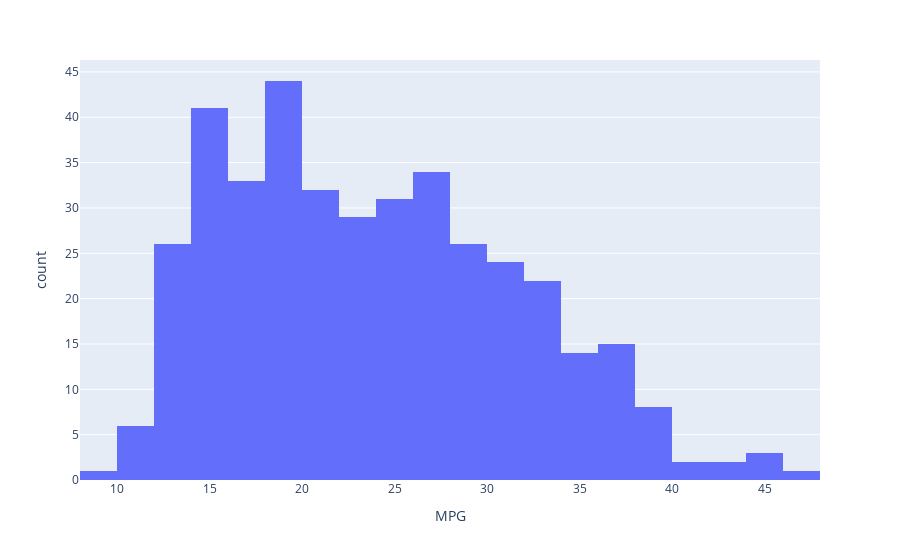

Notebook source saved alongside this figure:
### Code cell
from ipywidgets import interact, interactive, fixed, interact_manual
import plotly.express as px

@interact(feature=['MPG', 'Cylinders', 'Displacement'])

def univariate_continuous_vis(feature):
  vis = px.histogram(dfData, feature)
  vis.show()

### Figure 1 — Plotly figure (JSON) as saved in the notebook; plotly's stock layout.template omitted (floating-point values rounded to 4 significant figures; data arrays with more than 128 entries replaced by an {"elided": "..."} marker saying what was removed)
{"data": [{"alignmentgroup": "True", "bingroup": "x", "hovertemplate": "MPG=%{x}<br>count=%{y}<extra></extra>", "legendgroup": "", "marker": {"color": "#636efa"}, "name": "", "offsetgroup": "", "orientation": "v", "showlegend": false, "type": "histogram", "x": {"elided": "394 float values"}, "xaxis": "x", "yaxis": "y"}], "layout": {"barmode": "relative", "legend": {"tracegroupgap": 0}, "margin": {"t": 60}, "xaxis": {"anchor": "y", "domain": [0, 1], "title": {"text": "MPG"}}, "yaxis": {"anchor": "x", "domain": [0, 1], "title": {"text": "count"}}}}
